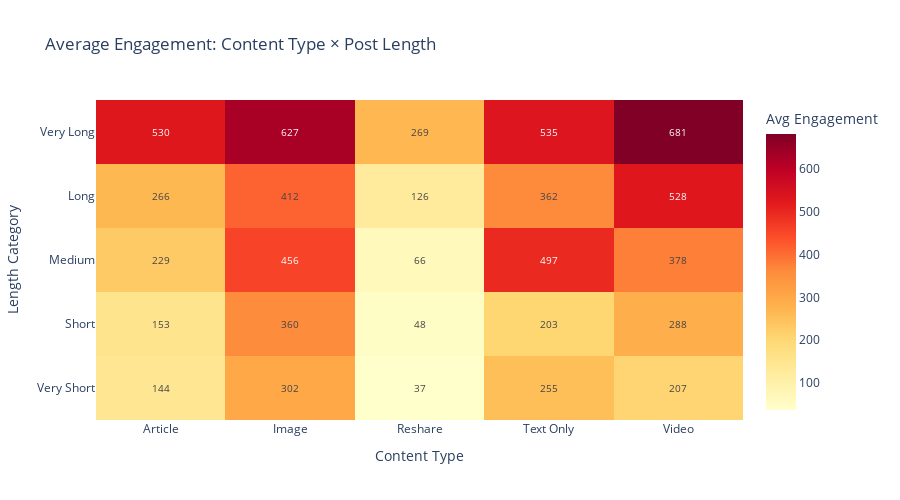

Notebook source saved alongside this figure:
### Code cell
# Create 2D heatmap: Content Type × Length Category
heatmap_data = content_length_filtered.pivot(index='length_category', columns='primary_content_type', values='avg_engagement')

# Reorder length categories
length_order = ['Very Short', 'Short', 'Medium', 'Long', 'Very Long']
heatmap_data = heatmap_data.reindex(length_order)

fig = go.Figure(data=go.Heatmap(
    z=heatmap_data.values,
    x=heatmap_data.columns,
    y=heatmap_data.index,
    colorscale='YlOrRd',
    text=heatmap_data.values,
    texttemplate='%{text:.0f}',
    textfont={"size": 10},
    colorbar=dict(title="Avg Engagement")
))

fig.update_layout(
    title='Average Engagement: Content Type × Post Length',
    xaxis_title='Content Type',
    yaxis_title='Length Category',
    height=500,
    width=900
)

fig.show()

# Display static image for GitHub preview
from IPython.display import Image, display
import plotly.io as pio
try:
    img_bytes = pio.to_image(fig, format="png", width=1200, height=700)
    display(Image(img_bytes))
except Exception as e:
    print("Install kaleido: pip install kaleido")
fig.write_html('../output/figures/content_type_length_heatmap.html')

### Figure 1 — Plotly figure (JSON) as saved in the notebook; plotly's stock layout.template omitted (floating-point values rounded to 4 significant figures)
{"data": [{"colorbar": {"title": {"text": "Avg Engagement"}}, "colorscale": [[0, "rgb(255,255,204)"], [0.125, "rgb(255,237,160)"], [0.25, "rgb(254,217,118)"], [0.375, "rgb(254,178,76)"], [0.5, "rgb(253,141,60)"], [0.625, "rgb(252,78,42)"], [0.75, "rgb(227,26,28)"], [0.875, "rgb(189,0,38)"], [1, "rgb(128,0,38)"]], "text": [[144.1, 301.6, 37.26, 254.8, 206.7], [153.1, 360.1, 47.58, 203.1, 287.8], [229.1, 456.4, 65.63, 496.5, 377.6], [266.3, 412.5, 126.5, 362.0, 528.2], [530.5, 627.2, 269.5, 534.9, 681.3]], "textfont": {"size": 10}, "texttemplate": "%{text:.0f}", "type": "heatmap", "x": ["Article", "Image", "Reshare", "Text Only", "Video"], "y": ["Very Short", "Short", "Medium", "Long", "Very Long"], "z": [[144.1, 301.6, 37.26, 254.8, 206.7], [153.1, 360.1, 47.58, 203.1, 287.8], [229.1, 456.4, 65.63, 496.5, 377.6], [266.3, 412.5, 126.5, 362.0, 528.2], [530.5, 627.2, 269.5, 534.9, 681.3]]}], "layout": {"height": 500, "title": {"text": "Average Engagement: Content Type × Post Length"}, "width": 900, "xaxis": {"title": {"text": "Content Type"}}, "yaxis": {"title": {"text": "Length Category"}}}}
